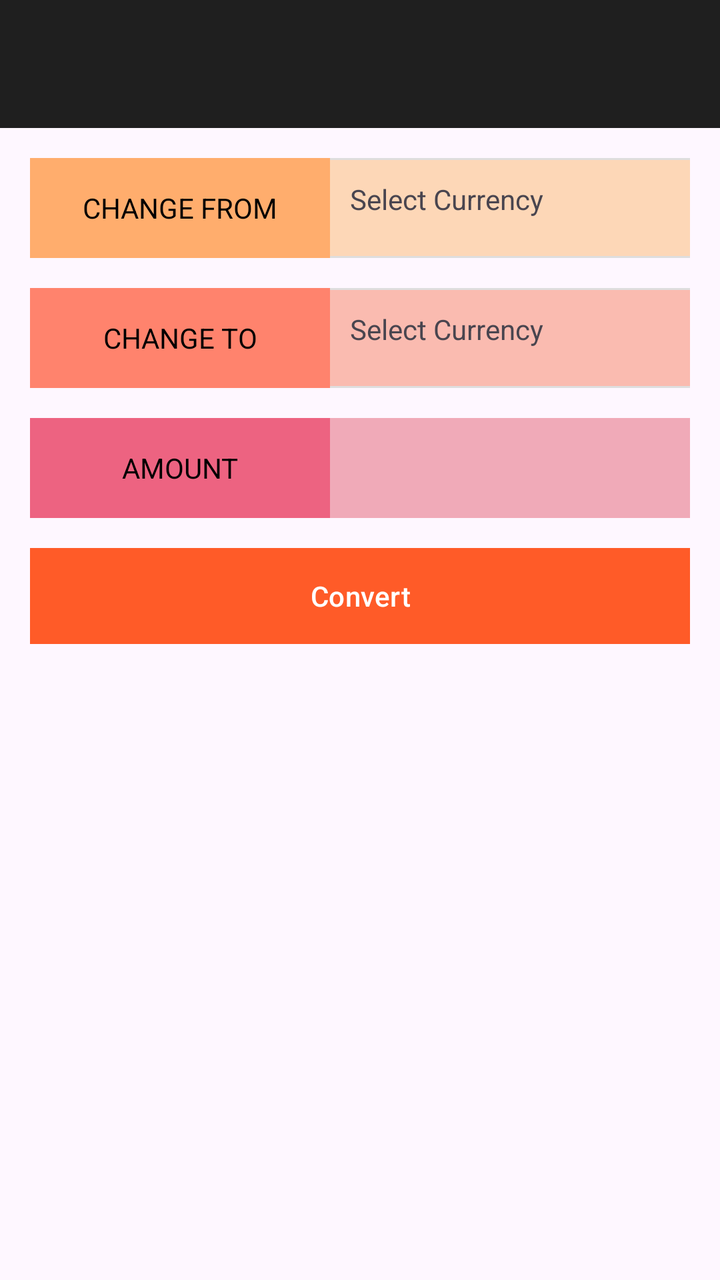
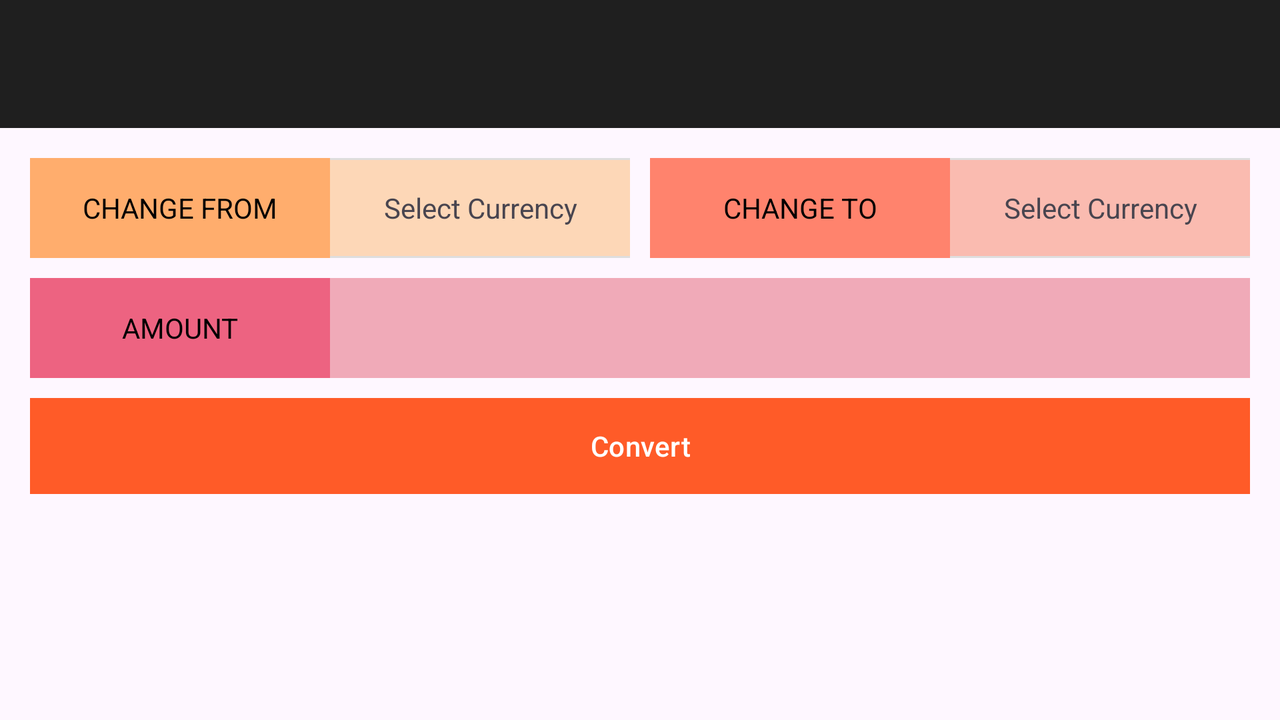

Compare how this app lays out the same screen by default and in its alternative resource folder. The renders come first, then the two layout files and the values they reference.
<!-- AndroidManifest.xml: application theme Theme.CurrencyConverter -->
<!-- res/layout/activity_main.xml -->
<?xml version="1.0" encoding="utf-8"?>
<androidx.coordinatorlayout.widget.CoordinatorLayout xmlns:android="http://schemas.android.com/apk/res/android"
    xmlns:app="http://schemas.android.com/apk/res-auto"
    xmlns:tools="http://schemas.android.com/tools"
    android:layout_width="match_parent"
    android:layout_height="match_parent">

    <androidx.constraintlayout.widget.ConstraintLayout
        android:id="@+id/main"
        android:layout_width="match_parent"
        android:layout_height="wrap_content"
        android:background="#00FFFFFF"
        app:layout_anchor="@+id/main"
        app:layout_anchorGravity="center"
        tools:context=".MainActivity">


        <androidx.appcompat.widget.Toolbar
            android:id="@+id/toolbar"
            android:layout_width="match_parent"
            android:layout_height="wrap_content"
            android:background="#1F1F1F"
            android:minHeight="?attr/actionBarSize"
            android:theme="?attr/actionBarTheme"
            app:layout_constraintTop_toTopOf="parent"
            app:titleTextColor="#FFFFFF" />

        <LinearLayout
            android:layout_width="match_parent"
            android:layout_height="wrap_content"
            android:orientation="vertical"
            android:paddingHorizontal="15dp"
            android:paddingVertical="15dp"
            app:layout_constraintTop_toBottomOf="@id/toolbar"
            tools:layout_editor_absoluteX="0dp">

            <LinearLayout
                android:layout_width="match_parent"
                android:layout_height="50dp"
                android:layout_marginBottom="15dp"
                android:background="#DEDEDE"
                android:gravity="center"
                android:minHeight="50dp"
                android:orientation="horizontal"
                tools:ignore="MissingConstraints">

                <TextView
                    android:layout_width="150dp"
                    android:layout_height="match_parent"
                    android:background="#FFAD6D"
                    android:gravity="center"
                    android:text="CHANGE FROM"
                    android:textColor="#000000"
                    android:tooltipText="Currency to convert from" />

                <TextView
                    android:id="@+id/spinner_convert_from"
                    android:layout_width="match_parent"
                    android:layout_height="wrap_content"
                    android:text="Select Currency"
                    android:background="#FDD7B7"
                    android:minHeight="48dp"
                    android:padding="10dp"
                    android:clickable="true"
                    android:focusable="true" />

            </LinearLayout>

            <LinearLayout
                android:layout_width="match_parent"
                android:layout_height="50dp"
                android:layout_marginBottom="15dp"
                android:background="#DEDEDE"
                android:gravity="center"
                android:minHeight="50dp"
                android:orientation="horizontal"
                tools:ignore="MissingConstraints">

                <TextView
                    android:layout_width="150dp"
                    android:layout_height="match_parent"
                    android:background="#FF836D"
                    android:gravity="center"
                    android:text="CHANGE TO"
                    android:textColor="#000000"
                    android:tooltipText="Currency to convert to" />

                <TextView
                    android:id="@+id/spinner_convert_to"
                    android:layout_width="match_parent"
                    android:layout_height="wrap_content"
                    android:text="Select Currency"
                    android:background="#FABBB0"
                    android:minHeight="48dp"
                    android:padding="10dp"
                    android:clickable="true"
                    android:focusable="true" />

            </LinearLayout>

            <LinearLayout
                android:layout_width="match_parent"
                android:layout_height="50dp"
                android:layout_marginBottom="15dp"
                android:gravity="center_vertical"
                android:minHeight="50dp"
                android:orientation="horizontal">

                <TextView
                    android:id="@+id/textView3"
                    android:layout_width="150dp"
                    android:layout_height="match_parent"
                    android:background="#ED6381"
                    android:gravity="center"
                    android:text="AMOUNT"
                    android:textColor="#000000" />

                <EditText
                    android:id="@+id/input_amount"
                    android:layout_width="wrap_content"
                    android:layout_height="match_parent"
                    android:layout_weight="1"
                    android:background="#F0AAB8"
                    android:ems="10"
                    android:inputType="numberDecimal"
                    android:paddingHorizontal="10dp" />

            </LinearLayout>

            <Button
                android:id="@+id/conversion_button"
                android:layout_width="match_parent"
                android:layout_height="wrap_content"
                android:background="#F8000000"
                android:text="Convert" />

            <TextView
                android:id="@+id/conversion_result"
                android:layout_width="match_parent"
                android:layout_height="50dp"
                android:layout_marginTop="15dp"
                android:gravity="center"
                android:text="TextView"
                android:visibility="invisible"
                android:textColor="#000000" />
        </LinearLayout>


    </androidx.constraintlayout.widget.ConstraintLayout>


</androidx.coordinatorlayout.widget.CoordinatorLayout>
<!-- resources referenced by this layout -->
<resources>
  <style name="Theme.CurrencyConverter" parent="Base.Theme.CurrencyConverter" />
  <style name="Base.Theme.CurrencyConverter" parent="Theme.Material3.DayNight.NoActionBar">
          
          
          <item name="colorPrimary">#FF5722</item> 
          <item name="colorPrimaryVariant">#E64A19</item>
      </style>
</resources>
<!-- res/layout-land/activity_main.xml (the repository's variant of the layout above) -->
<!-- drawn on the phone turned sideways -->
<?xml version="1.0" encoding="utf-8"?>
<androidx.coordinatorlayout.widget.CoordinatorLayout xmlns:android="http://schemas.android.com/apk/res/android"
    xmlns:app="http://schemas.android.com/apk/res-auto"
    xmlns:tools="http://schemas.android.com/tools"
    android:layout_width="match_parent"
    android:layout_height="match_parent">

    <androidx.constraintlayout.widget.ConstraintLayout
        android:id="@+id/main"
        android:layout_width="match_parent"
        android:layout_height="wrap_content"
        android:background="#00FFFFFF"
        app:layout_anchor="@+id/main"
        app:layout_anchorGravity="center"
        tools:context=".MainActivity">

        <androidx.appcompat.widget.Toolbar
            android:id="@+id/toolbar"
            android:layout_width="match_parent"
            android:layout_height="wrap_content"
            android:background="#1F1F1F"
            android:minHeight="?attr/actionBarSize"
            android:theme="?attr/actionBarTheme"
            app:layout_constraintTop_toTopOf="parent"
            app:titleTextColor="#FFFFFF" />

        <LinearLayout
            android:layout_width="match_parent"
            android:layout_height="wrap_content"
            android:orientation="vertical"
            android:paddingHorizontal="15dp"
            android:paddingVertical="15dp"
            app:layout_constraintTop_toBottomOf="@id/toolbar"
            tools:layout_editor_absoluteX="0dp">

            <LinearLayout
                android:layout_width="match_parent"
                android:layout_height="match_parent"
                android:layout_marginBottom="10dp"
                android:orientation="horizontal">

                <LinearLayout
                    android:layout_width="0dp"
                    android:layout_height="50dp"
                    android:layout_marginRight="5dp"
                    android:layout_weight="1"
                    android:background="#DEDEDE"
                    android:gravity="center"
                    android:minHeight="50dp"
                    android:orientation="horizontal"
                    tools:ignore="MissingConstraints">

                    <TextView
                        android:layout_width="150dp"
                        android:layout_height="match_parent"
                        android:background="#FFAD6D"
                        android:gravity="center"
                        android:text="CHANGE FROM"
                        android:textColor="#000000"
                        android:tooltipText="Currency to convert from" />

                    <TextView
                        android:id="@+id/spinner_convert_from"
                        android:layout_width="match_parent"
                        android:layout_height="wrap_content"
                        android:background="#FDD7B7"
                        android:clickable="true"
                        android:focusable="true"
                        android:gravity="center"
                        android:minHeight="48dp"
                        android:padding="10dp"
                        android:text="Select Currency" />

                </LinearLayout>

                <LinearLayout
                    android:layout_width="0dp"
                    android:layout_height="50dp"
                    android:layout_marginLeft="5dp"
                    android:layout_weight="1"
                    android:background="#DEDEDE"
                    android:gravity="center"
                    android:minHeight="50dp"
                    android:orientation="horizontal"
                    tools:ignore="MissingConstraints">

                    <TextView
                        android:layout_width="150dp"
                        android:layout_height="match_parent"
                        android:background="#FF836D"
                        android:gravity="center"
                        android:text="CHANGE TO"
                        android:textColor="#000000"
                        android:tooltipText="Currency to convert to" />

                    <TextView
                        android:id="@+id/spinner_convert_to"
                        android:layout_width="match_parent"
                        android:layout_height="wrap_content"
                        android:background="#FABBB0"
                        android:clickable="true"
                        android:focusable="true"
                        android:gravity="center"
                        android:minHeight="48dp"
                        android:padding="10dp"
                        android:text="Select Currency" />

                </LinearLayout>
            </LinearLayout>

            <LinearLayout
                android:layout_width="match_parent"
                android:layout_height="50dp"
                android:layout_marginBottom="10dp"
                android:gravity="center_vertical"
                android:minHeight="50dp"
                android:orientation="horizontal">

                <TextView
                    android:id="@+id/textView3"
                    android:layout_width="150dp"
                    android:layout_height="match_parent"
                    android:background="#ED6381"
                    android:gravity="center"
                    android:text="AMOUNT"
                    android:textColor="#000000" />

                <EditText
                    android:id="@+id/input_amount"
                    android:layout_width="wrap_content"
                    android:layout_height="match_parent"
                    android:layout_weight="1"
                    android:background="#F0AAB8"
                    android:ems="10"
                    android:inputType="numberDecimal"
                    android:paddingHorizontal="10dp" />

            </LinearLayout>

            <Button
                android:id="@+id/conversion_button"
                android:layout_width="match_parent"
                android:layout_height="wrap_content"
                android:background="#F8000000"
                android:text="Convert" />

            <TextView
                android:id="@+id/conversion_result"
                android:layout_width="match_parent"
                android:layout_height="50dp"
                android:layout_marginTop="15dp"
                android:gravity="center"
                android:text="TextView"
                android:textColor="#000000"
                android:textSize="20sp"
                android:visibility="invisible" />
        </LinearLayout>


    </androidx.constraintlayout.widget.ConstraintLayout>


</androidx.coordinatorlayout.widget.CoordinatorLayout>
